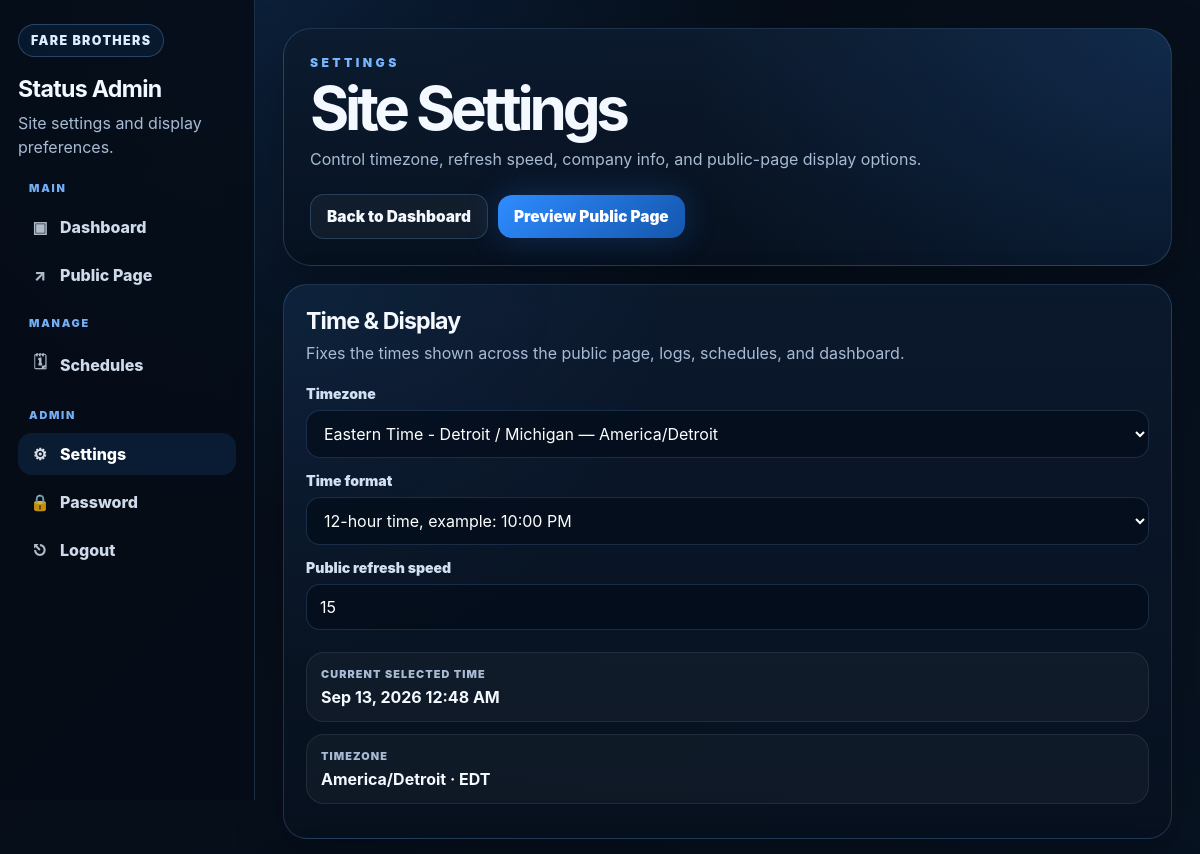
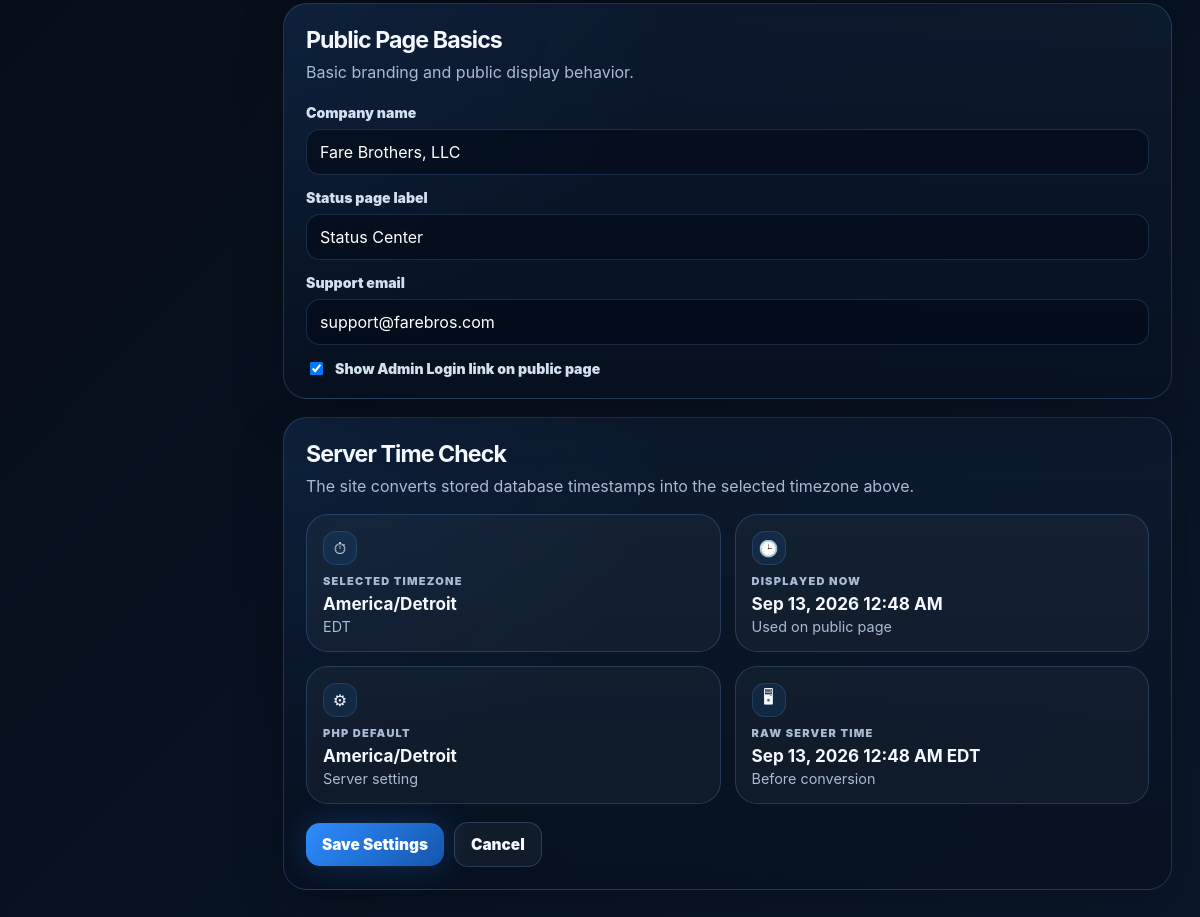
Screenshot of /admin/settings.php (signed in) with the database file from the repository (2 pictures, top to bottom).
### tables this page shows
CREATE TABLE settings (
            setting_key TEXT PRIMARY KEY,
            setting_value TEXT NOT NULL,
            updated_at TEXT NOT NULL DEFAULT CURRENT_TIMESTAMP
        );

### app/db.php (called while the page is built, shortened)
<?php
function db(): PDO
{
    static $pdo = null;
    if ($pdo instanceof PDO) {
        return $pdo;
    }
    $pdo = new PDO('sqlite:' . DB_PATH);
    $pdo->setAttribute(PDO::ATTR_ERRMODE, PDO::ERRMODE_EXCEPTION);
    $pdo->setAttribute(PDO::ATTR_DEFAULT_FETCH_MODE, PDO::FETCH_ASSOC);
    $pdo->exec('PRAGMA foreign_keys = ON');
    return $pdo;
}

### app/functions.php (called while the page is built, shortened)
<?php
require_once __DIR__ . '/db.php';
function e(?string $value): string
{
    return htmlspecialchars((string)$value, ENT_QUOTES, 'UTF-8');
}
function ensure_core_schema(): void
{
    static $done = false;
    if ($done) {
        return;
    }
    seed_default_websites();
    seed_default_settings();
    $done = true;
}
function seed_default_websites(): void
{
    $pdo = db();
    $count = (int)$pdo->query('SELECT COUNT(*) FROM websites')->fetchColumn();
    if ($count > 0) {
        return;
    }
}
function seed_default_settings(): void
{
    $defaults = [
        'status_message' => 'All systems are currently operational.',
        'public_banner' => '',
        'site_timezone' => 'America/Detroit',
        'time_format' => '12h',
        'date_format' => 'M j, Y g:i A',
        'support_email' => 'support@farebros.com',
        'public_refresh_seconds' => (string)(defined('PUBLIC_REFRESH_SECONDS') ? PUBLIC_REFRESH_SECONDS : 15),
        'company_name' => 'Fare Brothers, LLC',
        'public_admin_link' => '1',
        'status_page_label' => 'Status Center',
    ];
    foreach ($defaults as $key => $value) {
        $stmt = db()->prepare('
            INSERT OR IGNORE INTO settings (setting_key, setting_value)
            VALUES (?, ?)
        ');
        $stmt->execute([$key, $value]);
    }
}
function get_setting(string $key, ?string $default = null): ?string
{
    ensure_core_schema();
    $stmt = db()->prepare('SELECT setting_value FROM settings WHERE setting_key = ? LIMIT 1');
    $stmt->execute([$key]);
    $row = $stmt->fetch();
    return $row ? $row['setting_value'] : $default;
}
function valid_timezone_or_default(?string $tz): string
{
    $tz = trim((string)$tz);
    if ($tz !== '' && in_array($tz, timezone_identifiers_list(), true)) {
        return $tz;
    }
    return 'America/Detroit';
}
function site_timezone(): string
{
    return valid_timezone_or_default(get_setting('site_timezone', 'America/Detroit'));
}
function site_datetime_zone(): DateTimeZone
{
    return new DateTimeZone(site_timezone());
}
function site_time_format(): string
{
    $format = get_setting('time_format', '12h');
    return $format === '24h' ? '24h' : '12h';
}
function site_date_format(): string
{
    $stored = get_setting('date_format', '');
    if ($stored) {
        return $stored;
    }
    return site_time_format() === '24h' ? 'M j, Y H:i' : 'M j, Y g:i A';
}
function site_now(): DateTimeImmutable
{
    return new DateTimeImmutable('now', site_datetime_zone());
}

### public/admin/settings.php (the view, shortened to what this page needs)
<?php
$timezoneOptions = [
    'America/Detroit' => 'Eastern Time - Detroit / Michigan',
    'America/New_York' => 'Eastern Time - New York',
    'America/Chicago' => 'Central Time',
    'America/Denver' => 'Mountain Time',
    'America/Phoenix' => 'Arizona Time',
    'America/Los_Angeles' => 'Pacific Time',
    'UTC' => 'UTC',
];
$currentTimezone = site_timezone();
$currentTimeFormat = site_time_format();
$currentRefresh = (int)get_setting('public_refresh_seconds', '15');
$currentSupport = get_setting('support_email', 'support@farebros.com');
$currentCompany = get_setting('company_name', 'Fare Brothers, LLC');
$currentLabel = get_setting('status_page_label', 'Status Center');
$currentAdminLink = get_setting('public_admin_link', '1') === '1';
$now = site_now();
?>
<!doctype html>
<html lang="en">
<head>
    <link rel="stylesheet" href="/assets/css/status-v43.css?v=4.3.0">
    <link rel="stylesheet" href="/assets/css/admin-pro-v48.css?v=4.8.0">
</head>
<body class="admin-pro">
    <aside class="pro-sidebar">
        <div class="pro-brand">
            <div class="pro-brand-pill">Fare Brothers</div>
            <h2>Status Admin</h2>
            <p>Site settings and display preferences.</p>
        </div>
        <nav class="pro-nav">
            <div class="pro-nav-group">
                <small>Main</small>
                <a href="/admin/dashboard.php"><span>▣</span>Dashboard</a>
                <a href="/" target="_blank"><span>↗</span>Public Page</a>
            </div>
            <div class="pro-nav-group">
                <small>Manage</small>
                <a href="/admin/schedules.php"><span>🗓</span>Schedules</a>
            </div>
            <div class="pro-nav-group">
                <small>Admin</small>
                <a class="active" href="/admin/settings.php"><span>⚙</span>Settings</a>
                <a href="/admin/change-password.php"><span>🔒</span>Password</a>
                <a href="/admin/logout.php"><span>⎋</span>Logout</a>
            </div>
        </nav>
    </aside>
    <main class="pro-main">
        <header class="pro-topbar">
            <div>
                <div class="pro-kicker">Settings</div>
                <h1>Site Settings</h1>
                <p>Control timezone, refresh speed, company info, and public-page display options.</p>
            </div>
            <div class="pro-top-actions">
                <a class="button ghost" href="/admin/dashboard.php">Back to Dashboard</a>
                <a class="button primary" href="/" target="_blank">Preview Public Page</a>
            </div>
        </header>
        <form method="post">
            <section class="pro-grid">
                <article class="pro-card">
                    <div class="pro-card-head">
                        <div>
                            <h2>Time & Display</h2>
                            <p>Fixes the times shown across the public page, logs, schedules, and dashboard.</p>
                        </div>
                    </div>
                    <div class="pro-form">
                        <label>Timezone</label>
                        <select name="site_timezone">
                            <?php foreach ($timezoneOptions as $tz => $label): ?>
                                <option value="<?= e($tz) ?>" <?= $currentTimezone === $tz ? 'selected' : '' ?>>
                                    <?= e($label) ?> — <?= e($tz) ?>
                                </option>
                            <?php endforeach; ?>
                        </select>
                        <label>Time format</label>
                        <select name="time_format">
                            <option value="12h" <?= $currentTimeFormat === '12h' ? 'selected' : '' ?>>12-hour time, example: 10:00 PM</option>
                        </select>
                        <label>Public refresh speed</label>
                        <input type="number" name="public_refresh_seconds" min="5" max="300" value="<?= (int)$currentRefresh ?>">
                        <div class="pro-mini-stack">
                            <div>
                                <small>Current selected time</small>
                                <strong><?= e($now->format(site_date_format())) ?></strong>
                            </div>
                            <div>
                                <small>Timezone</small>
                                <strong><?= e(site_timezone()) ?> · <?= e($now->format('T')) ?></strong>
                            </div>
                        </div>
                    </div>
                </article>
                <article class="pro-card">
                    <div class="pro-card-head">
                        <div>
                            <h2>Public Page Basics</h2>
                            <p>Basic branding and public display behavior.</p>
                        </div>
                    </div>
                    <div class="pro-form">
                        <label>Company name</label>
                        <input type="text" name="company_name" value="<?= e($currentCompany) ?>">
                        <label>Status page label</label>
                        <input type="text" name="status_page_label" value="<?= e($currentLabel) ?>">
                        <label>Support email</label>
                        <input type="email" name="support_email" value="<?= e($currentSupport) ?>">
                        <label class="pro-check">
                            <input type="checkbox" name="public_admin_link" value="1" <?= $currentAdminLink ? 'checked' : '' ?>>
                            Show Admin Login link on public page
                        </label>
                    </div>
                </article>
            </section>
            <section class="pro-card pro-card-full">
                <div class="pro-card-head">
                    <div>
                        <h2>Server Time Check</h2>
                        <p>The site converts stored database timestamps into the selected timezone above.</p>
                    </div>
                </div>
                <div class="pro-status-strip pro-status-strip-four">
                    <article>
                        <span class="pro-icon">⏱</span>
                        <small>Selected Timezone</small>
                        <strong><?= e(site_timezone()) ?></strong>
                        <em><?= e(site_now()->format('T')) ?></em>
                    </article>
                    <article>
                        <span class="pro-icon">🕒</span>
                        <small>Displayed Now</small>
                        <strong><?= e(site_now()->format(site_date_format())) ?></strong>
                        <em>Used on public page</em>
                    </article>
                    <article>
                        <span class="pro-icon">⚙</span>
                        <small>PHP Default</small>
                        <strong><?= e(date_default_timezone_get()) ?></strong>
                        <em>Server setting</em>
                    </article>
                    <article>
                        <span class="pro-icon">🖥</span>
                        <small>Raw Server Time</small>
                        <strong><?= e(date('M j, Y g:i A T')) ?></strong>
                        <em>Before conversion</em>
                    </article>
                </div>
                <div class="pro-actions">
                    <button class="button primary" type="submit">Save Settings</button>
                    <a class="button ghost" href="/admin/dashboard.php">Cancel</a>
                </div>
            </section>
        </form>
    </main>
</body>
</html>

### public/assets/css/status-v43.css (style rules this page uses)
* { box-sizing:border-box!important }
:root { --fb-bg:#07111f;--fb-panel:rgba(13,27,47,.88);--fb-border:rgba(120,183,255,.22);--fb-border-strong:rgba(120,183,255,.38);--fb-text:#f4f8ff;--fb-muted:#9eb2cd;--fb-blue:#2f8cff;--fb-blue-soft:#78b7ff;--fb-green:#30d158;--fb-yellow:#ffd166;--fb-red:#ff5c7a;--fb-shadow:0 25px 70px rgba(0,0,0,.42) }
html { scroll-behavior:smooth }
body { margin:0!important;min-height:100vh!important;width:100%!important;font-family:Inter,ui-sans-serif,system-ui,-apple-system,BlinkMacSystemFont,"Segoe UI",sans-serif!important;background:radial-gradient(circle at top left,rgba(47,140,255,.20),transparent 34rem),radial-gradient(circle at bottom right,rgba(47,140,255,.12),transparent 36rem),linear-gradient(135deg,#050b14 0%,var(--fb-bg) 55%,#0b1829 100%)!important;color:var(--fb-text)!important;overflow-x:hidden!important }
a { color:var(--fb-blue-soft);text-decoration:none }
h1,h2,h3,p { margin-top:0 }
.fb-btn,.button { display:inline-flex;align-items:center;justify-content:center;gap:8px;border:0;border-radius:14px;padding:12px 16px;font-weight:900;cursor:pointer;font-family:inherit;font-size:.96rem }
.fb-btn-primary,.button.primary { background:linear-gradient(135deg,var(--fb-blue),#1456ad);color:#fff;box-shadow:0 0 34px rgba(47,140,255,.24) }
.fb-btn-ghost,.button.ghost { background:rgba(255,255,255,.045);color:var(--fb-text);border:1px solid rgba(120,183,255,.22) }
label { display:block;margin:14px 0 7px;color:#cddcf0;font-weight:800;font-size:.9rem }
input,select,textarea { width:100%;border:1px solid rgba(110,164,255,.18);border-radius:14px;background:rgba(3,10,23,.72);color:var(--fb-text);padding:12px 13px;outline:0;font:inherit }

### rows the page displays
settings: time_format "12-hour time, example: 10:00 PM"
settings: public_refresh_seconds "15"
settings: setting_value "America/Detroit", setting_value "EDT"
settings: company_name "Fare Brothers, LLC"
settings: status_page_label "Status Center"
settings: support_email "support@farebros.com"
settings: setting_value "☑"

### other values shown
$now->format(site_date_format()) "Sep 13, 2026 12:48 AM"
site_now()->format(site_date_format()) "Sep 13, 2026 12:48 AM"
date_default_timezone_get() "America/Detroit"
form field site_timezone "Eastern Time - Detroit / Michigan — America/Detroit"
